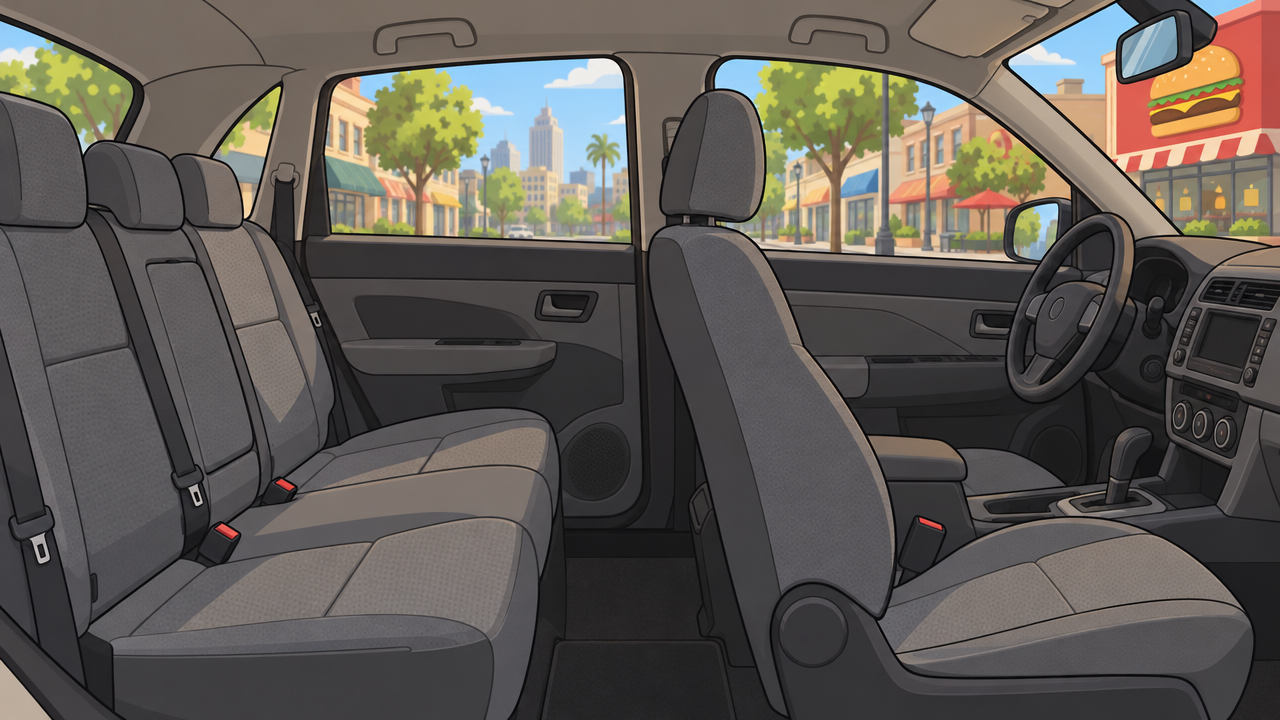
#> input picture stickman-shorts/bg/car.png, 1280 x 720 px; its folder holds 4 pictures in this run
$ python food_at_home_v2.py
#> lines starting #> are read from the running program, lines starting #| are printed output that depends on the picture; after the words box and inside, x2 and y2 are one past the last pixel; in counts of white or black regions, pixels touching at a corner belong together
"""v2: 'When your mom says "We have food at home"' in the big-head stick figure reel style.

Illustrated backgrounds (bg/*.png), ElevenLabs voice lines (voices/*.wav), characters/props/captions
drawn with Pillow, SFX + music synthesized with numpy, muxed with ffmpeg.
Usage: python3 food_at_home_v2.py [out.mp4]   |   python3 food_at_home_v2.py --stills DIR t1 t2 ...
"""
import math, os, random, subprocess, sys, wave
import numpy as np
from PIL import Image, ImageDraw, ImageFont

HERE = os.path.dirname(os.path.abspath(__file__))
W, H, K, FPS, DUR = 1080, 1920, 2, 30, 60.0
F_BLACK = '/usr/share/fonts/opentype/inter/Inter-Black.otf'
F_XB = '/usr/share/fonts/opentype/inter/Inter-ExtraBold.otf'
F_EMOJI = '/usr/share/fonts/truetype/noto/NotoColorEmoji.ttf'
_fc = {}


# [5 lines left out: function font, not called in this run]


def clamp(x, a=0.0, b=1.0): return max(a, min(b, x))
def prog(t, a, b): return clamp((t - a) / (b - a))
def ease(p): return p * p * (3 - 2 * p)
def lerp(a, b, p): return a + (b - a) * p
def lerpc(c1, c2, p): return tuple(int(lerp(a, b, p)) for a, b in zip(c1, c2))
def lerpp(p1, p2, p): return (lerp(p1[0], p2[0], p), lerp(p1[1], p2[1], p))


def back(p):
    c1 = 1.70158; c3 = c1 + 1
    return 1 + c3 * (p - 1) ** 3 + c1 * (p - 1) ** 2


def vec(p, L, ang):
    r = math.radians(ang)
    return (p[0] + L * math.sin(r), p[1] + L * math.cos(r))


def angle_to(a, b): return math.degrees(math.atan2(b[0] - a[0], b[1] - a[1]))


# [6 lines left out: function ik, not called in this run]


# ------------------------------------------------------------------ drawing context
class Cv:
    """2x supersampled RGBA layer. World coords go through the camera; ui() switches to screen coords."""

    def __init__(s, cam):
        s.img = Image.new('RGBA', (W * K, H * K), (0, 0, 0, 0)); s.d = ImageDraw.Draw(s.img)
        s.cam = cam

    def ui(s): s.cam = (W / 2, H / 2, 1.0)

    def P(s, x, y):
        cx, cy, z = s.cam
        return (((x - cx) * z + W / 2) * K, ((y - cy) * z + H / 2) * K)

    def S(s, v): return v * s.cam[2] * K

    # [6 lines left out: function line, not called in this run]

    def circle(s, x, y, r, fill=None, outline=None, w=0):
        X, Y = s.P(x, y); R = s.S(r)
        s.d.ellipse([X - R, Y - R, X + R, Y + R], fill=fill, outline=outline, width=int(s.S(w)))

    def ell(s, x, y, rx, ry, fill=None, outline=None, w=0):
        X, Y = s.P(x, y); a, b = s.S(rx), s.S(ry)
        s.d.ellipse([X - a, Y - b, X + a, Y + b], fill=fill, outline=outline, width=int(s.S(w)))

    # [4 lines left out: function rect, not called in this run]

    def poly(s, pts, fill=None, outline=None, w=0):
        s.d.polygon([s.P(*p) for p in pts], fill=fill, outline=outline, width=int(s.S(w)))

    def arc(s, x, y, rx, ry, a0, a1, col, w):
        X, Y = s.P(x, y); a, b = s.S(rx), s.S(ry)
        s.d.arc([X - a, Y - b, X + a, Y + b], a0, a1, fill=col, width=max(1, int(s.S(w))))

    def chord(s, x, y, rx, ry, a0, a1, fill, outline=None, w=0):
        X, Y = s.P(x, y); a, b = s.S(rx), s.S(ry)
        s.d.chord([X - a, Y - b, X + a, Y + b], a0, a1, fill=fill, outline=outline, width=int(s.S(w)))

    def out(s): return s.img.reduce(K)


INK = (22, 22, 26)
WHITE = (255, 255, 255)
HEAD = (218, 218, 222)
HEAD_SH = (184, 184, 192)
MOUTH = (80, 18, 28)
TONGUE = (235, 110, 130)


# ------------------------------------------------------------------ characters
# [191 lines left out: functions face, char, walk, burger, bag, blob, not called in this run]


def plate(c, x, y, s=1.0):
    c.ell(x, y, 75 * s, 12 * s, fill=(248, 248, 248), outline=INK, w=3.5)
    c.ell(x, y - 1, 52 * s, 7 * s, outline=(200, 200, 205), w=2)


# [6 lines left out: function sweat, not called in this run]


# ------------------------------------------------------------------ assets: backgrounds + voices
BG = {n: Image.open(os.path.join(HERE, 'bg', n + '.png')).convert('RGB') for n in ('car', 'fridge', 'dining', 'living')}
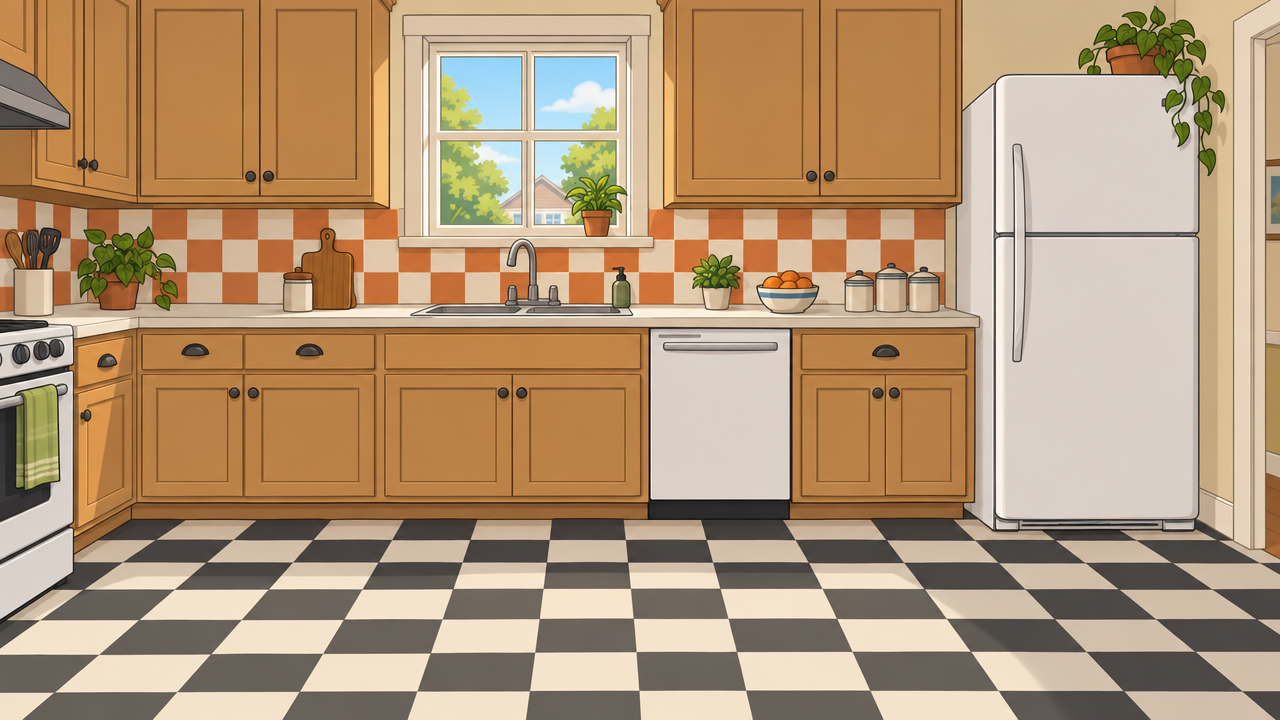
#> input picture stickman-shorts/bg/fridge.png, 1280 x 720 px
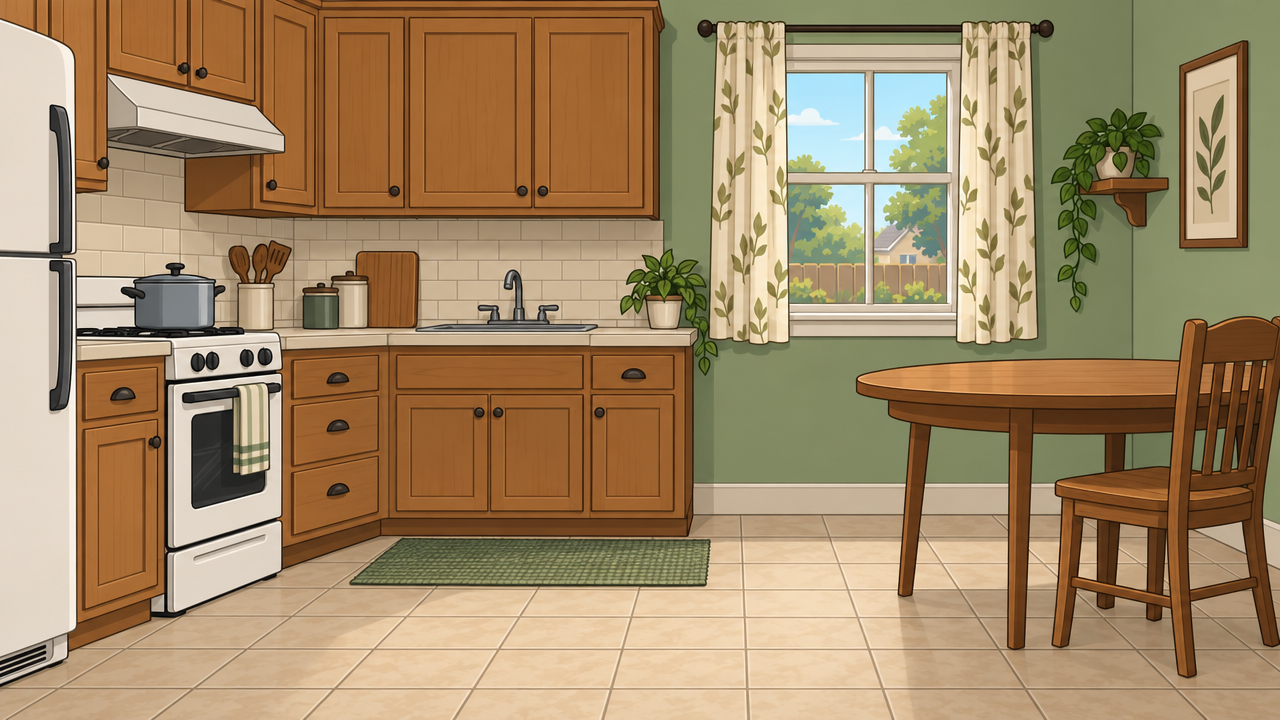
#> input picture stickman-shorts/bg/dining.png, 1280 x 720 px
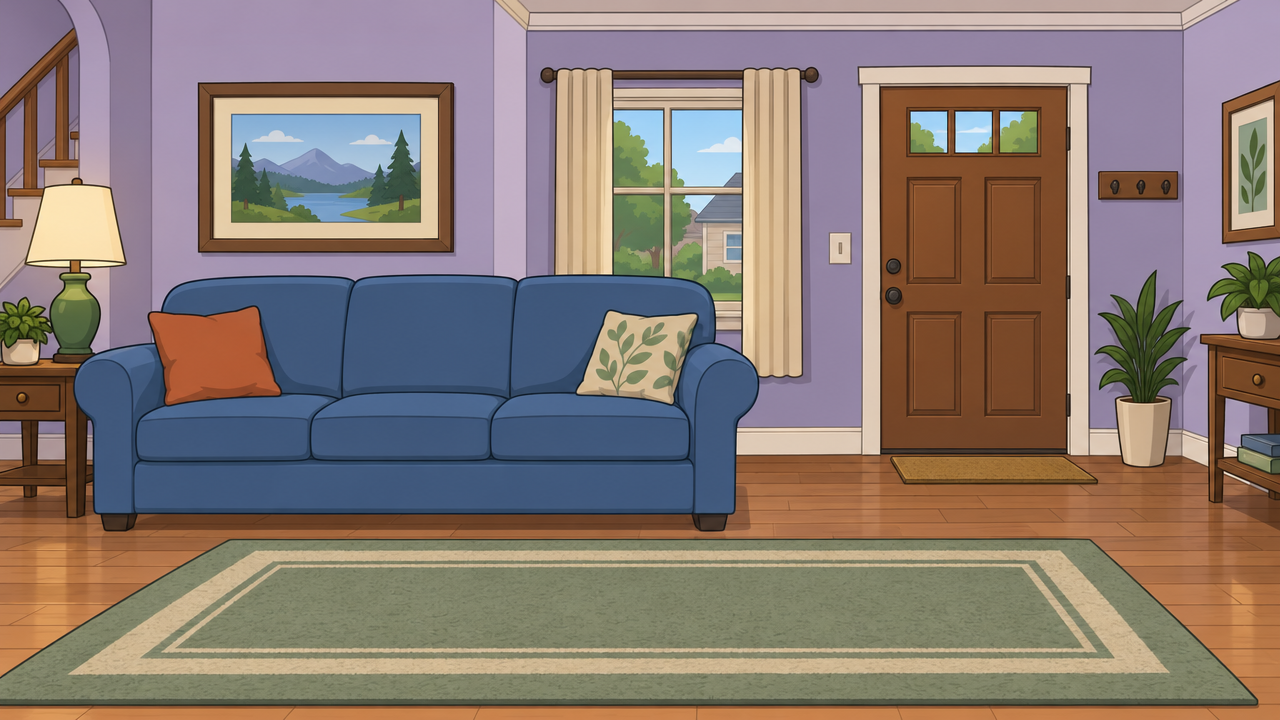
#> input picture stickman-shorts/bg/living.png, 1280 x 720 px


def couch_overlay():
    """Pixels of the couch in the living-room plate, so the kid can pop up from behind it."""
    a = np.asarray(BG['living']).astype(int)
    m = np.zeros(a.shape[:2], bool)
    x0, y0, x1, y1 = 70, 250, 775, 535
    sub = a[y0:y1, x0:x1]
    blue = (sub[..., 2] > sub[..., 0] + 25) & (sub[..., 2] > sub[..., 1] + 5)
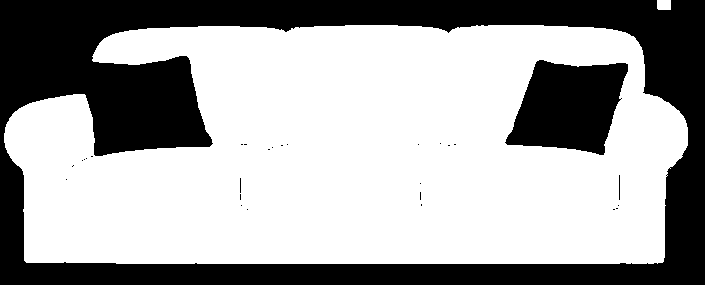
#> blue: shape (285, 705) bool; 64.5% white; 29 black regions (26 under 20 px), largest, box (x1, y1, x2, y2) and area: (0, 0, 705, 285) 63127, (505, 60, 628, 155) 8097, (619, 175, 620, 200) 25
    filled = np.zeros_like(blue)
    for j in range(blue.shape[1]):
        idx = np.where(blue[:, j])[0]
        if len(idx):
            filled[idx[0]:, j] = True
#> this loop made 705 passes
#> idx on pass 5: [133, 134, 135, 136, 137, 138, 139, 140, 141, 142]
#> filled: shape (285, 705) bool; 83.3% white; 2 black regions, box (x1, y1, x2, y2) and area: (0, 0, 657, 285) 26791, (671, 0, 705, 285) 6763
    m[y0:y1, x0:x1] = filled
#> m: shape (720, 1280) bool; 18.2% white; 1 white region, box (x1, y1, x2, y2) and area: (74, 250, 758, 535) 167371
    rgba = np.dstack([a.astype(np.uint8), (m * 255).astype(np.uint8)])
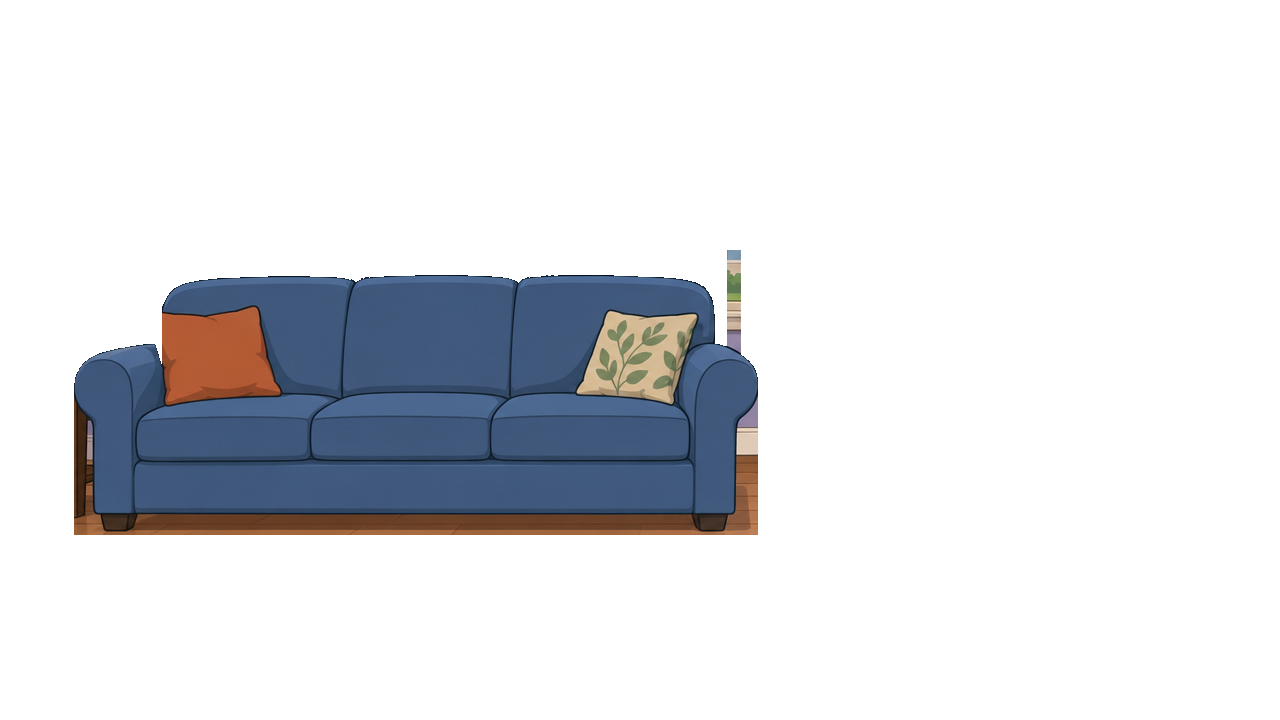
#> rgba: shape (720, 1280, 4); mean R, G, B, A 137.7, 122.9, 115.2, 46.3; transparent parts drawn white
    return Image.fromarray(rgba, 'RGBA')


COUCH = couch_overlay()

VO = [  # file, start, speaker, caption text
    ('01_kid_burgers', 0.35, 'kid', 'Mom! Mom! Can we PLEASE get burgers?!'),
    ('02_mom_food_at_home', 4.55, 'mom', 'No. We have food at home.'),
    ('03_kid_one_egg', 14.9, 'kid', 'One egg. We have ONE egg.'),
    ('04_kid_moving', 19.6, 'kid', 'Uh... why is the container moving?'),
    ('05_kid_nope', 23.6, 'kid', 'Nope. Nope. Nope.'),
    ('06_mom_leftover', 27.0, 'mom', "Tonight I'm making my famous... Leftover Surprise!"),
    ('07_kid_blinked', 34.9, 'kid', 'Mom. It blinked.'),
    ('08_mom_eat_it', 37.75, 'mom', 'Eat it! Kids out there would LOVE this.'),
    ('09_guy_combo', 49.6, 'guy', 'Hi! One large burger combo... for Mom?'),
    ('10_kid_mom', 53.75, 'kid', 'MOM?!'),
    ('11_mom_my_food', 55.35, 'mom', 'What? This is MY food at home.'),
]
SR = 44100
CLIPS = {}
FR = 0.02


# [6 lines left out: function load_wav, not called in this run]


for f, st, who, txt in VO:
    wav_path = os.path.join(HERE, 'voices', f + '.wav')
    if not os.path.exists(wav_path):
#> (the run stopped early here; a loop or call above may not have finished)
